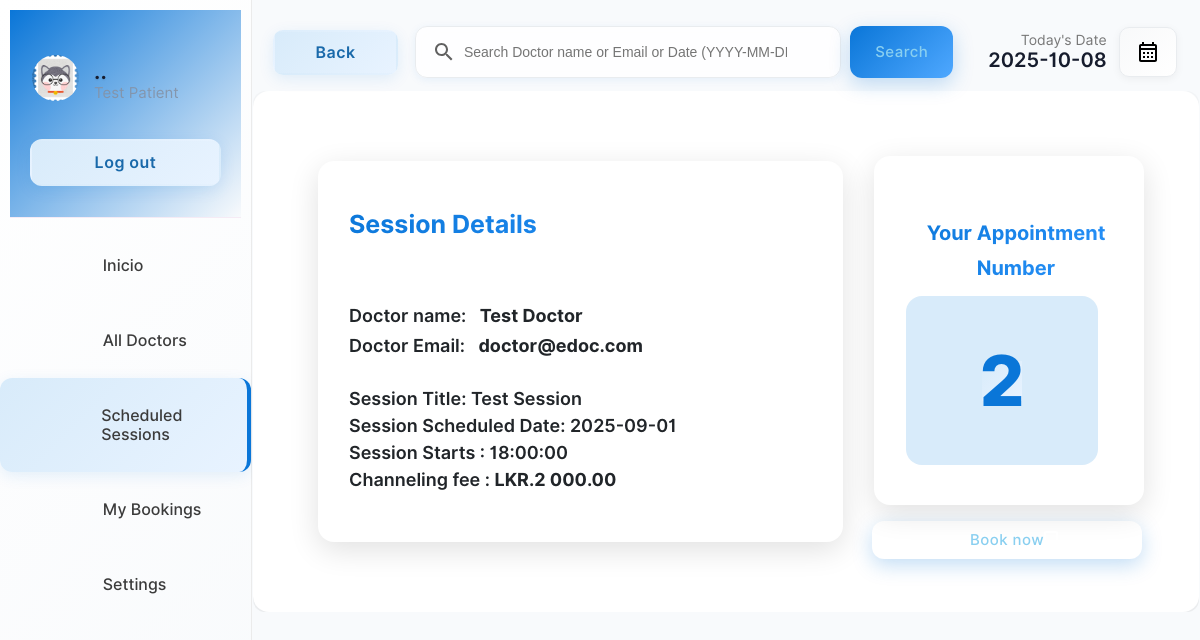
The app's page /patient/booking.php?id=1 (signed in), older data.
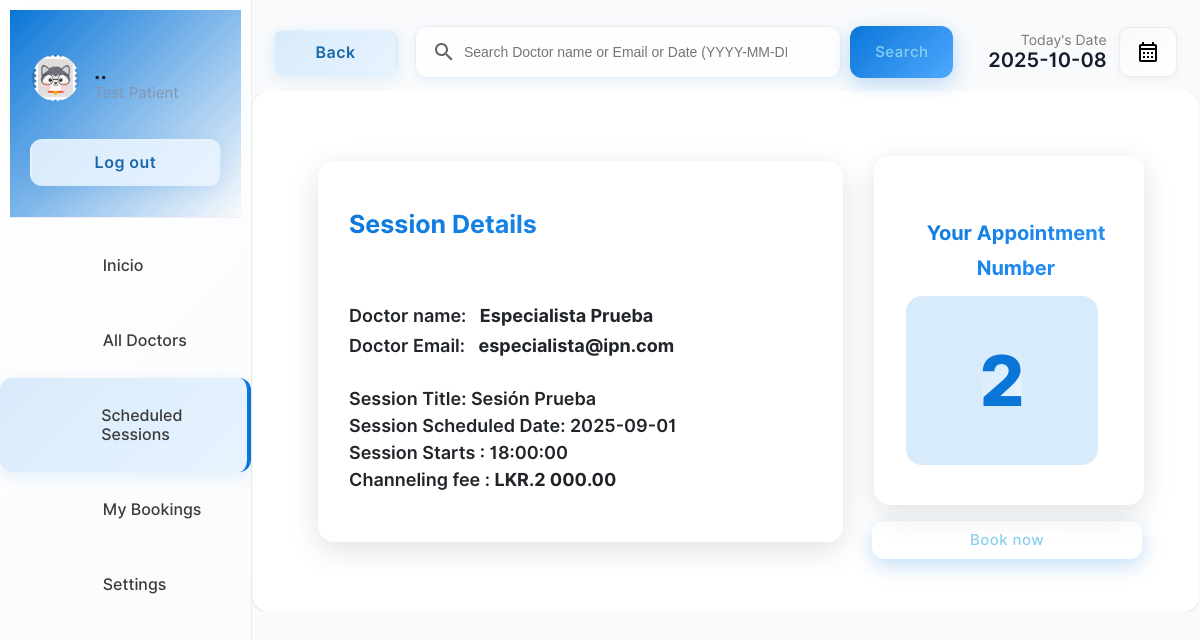
The same page, newer data.
### tables this page shows
CREATE TABLE IF NOT EXISTS `schedule` (
  `scheduleid` int(11) NOT NULL AUTO_INCREMENT,
  `docid` varchar(255) DEFAULT NULL,
  `title` varchar(255) DEFAULT NULL,
  `scheduledate` date DEFAULT NULL,
  `scheduletime` time DEFAULT NULL,
  `nop` int(4) DEFAULT NULL,
  PRIMARY KEY (`scheduleid`),
  KEY `docid` (`docid`)
);

CREATE TABLE IF NOT EXISTS `doctor` (
  `docid` int(11) NOT NULL AUTO_INCREMENT,
  `docemail` varchar(255) DEFAULT NULL,
  `docname` varchar(255) DEFAULT NULL,
  `docpassword` varchar(255) DEFAULT NULL,
  `docnic` varchar(15) DEFAULT NULL,
  `doctel` varchar(15) DEFAULT NULL,
  `specialties` int(2) DEFAULT NULL,
  PRIMARY KEY (`docid`),
  KEY `specialties` (`specialties`)
);

### patient/booking.php (the view, shortened to what the changed rows need)
<?php
    include("../connection.php");
    $today = date('Y-m-d');
 ?>
<!DOCTYPE html>
<html lang="en">
<head>
    <link rel="stylesheet" href="../css/animations.css">
    <link rel="stylesheet" href="../css/main.css">
    <link rel="stylesheet" href="../css/admin.css">
</head>
<body>
        <div class="dash-body">
            <table border="0" width="100%" style=" border-spacing: 0;margin:0;padding:0;margin-top:25px; ">
                <tr>
                   <td colspan="4">
                       <center>
                        <div class="abc scroll">
                        <table width="100%" class="sub-table scrolldown" border="0" style="padding: 50px;border:none">
                        <tbody>
                            <?php
                            if(($_GET)){
                                if(isset($_GET["id"])){
                                    $id=$_GET["id"];
                                    $sqlmain= "select * from schedule inner join doctor on schedule.docid=doctor.docid where schedule.scheduleid=? order by schedule.scheduledate desc";
                                    $stmt = $database->prepare($sqlmain);
                                    $stmt->bind_param("i", $id);
                                    $stmt->execute();
                                    $result = $stmt->get_result();
                                    $row=$result->fetch_assoc();
                                    $scheduleid=$row["scheduleid"];
                                    $title=$row["title"];
                                    $docname=$row["docname"];
                                    $docemail=$row["docemail"];
                                    $scheduledate=$row["scheduledate"];
                                    $scheduletime=$row["scheduletime"];
                                    $sql2="select * from appointment where scheduleid=$id";
                                     $result12= $database->query($sql2);
                                     $apponum=($result12->num_rows)+1;
                                    echo '
                                        <form action="booking-complete.php" method="post">
                                            <input type="hidden" name="scheduleid" value="'.$scheduleid.'" >
                                            <input type="hidden" name="apponum" value="'.$apponum.'" >
                                            <input type="hidden" name="date" value="'.$today.'" >
                                    ';
                                    echo '
                                    <td style="width: 50%;" rowspan="2">
                                            <div  class="dashboard-items search-items"  >
                                                <div style="width:100%">
                                                        <div class="h1-search" style="font-size:25px;">
                                                            Session Details
                                                        </div><br><br>
                                                        <div class="h3-search" style="font-size:18px;line-height:30px">
                                                            Doctor name:  &nbsp;&nbsp;<b>'.$docname.'</b><br>
                                                            Doctor Email:  &nbsp;&nbsp;<b>'.$docemail.'</b>
                                                        </div>
                                                        <div class="h3-search" style="font-size:18px;">
                                                        </div><br>
                                                        <div class="h3-search" style="font-size:18px;">
                                                            Session Title: '.$title.'<br>
                                                            Session Scheduled Date: '.$scheduledate.'<br>
                                                            Session Starts : '.$scheduletime.'<br>
                                                            Channeling fee : <b>LKR.2 000.00</b>
                                                        </div>
                                                        <br>
                                                </div>
                                            </div>
                                        </td>
                                        <td style="width: 25%;">
                                            <div  class="dashboard-items search-items"  >
                                                <div style="width:100%;padding-top: 15px;padding-bottom: 15px;">
                                                        <div class="h1-search" style="font-size:20px;line-height: 35px;margin-left:8px;text-align:center;">
                                                            Your Appointment Number
                                                        </div>
                                                        <center>
                                                        <div class=" dashboard-icons" style="margin-left: 0px;width:90%;font-size:70px;font-weight:800;text-align:center;color:var(--btnnictext);background-color: var(--btnice)">'.$apponum.'</div>
                                                    </center>
                                                        </div><br>
                                                        <br>
                                                        <br>
                                                </div>
                                            </div>
                                        </td>
                                        </tr>
                                        <tr>
                                            <td>
                                                <input type="Submit" class="login-btn btn-primary btn btn-book" style="margin-left:10px;padding-left: 25px;padding-right: 25px;padding-top: 10px;padding-bottom: 10px;width:95%;text-align: center;" value="Book now" name="booknow"></button>
                                            </td>
                                        </tr>
                                        ';
                                }
                            }
                            ?>
                        </table>
                        </div>
</body>
</html>

Row changes from the older to the newer data that the page shows:
changed schedule: docid.docname "Test Doctor" → "Especialista Prueba"; docid.docemail "doctor@edoc.com" → "especialista@ipn.com"; title "Test Session" → "Sesión Prueba"
